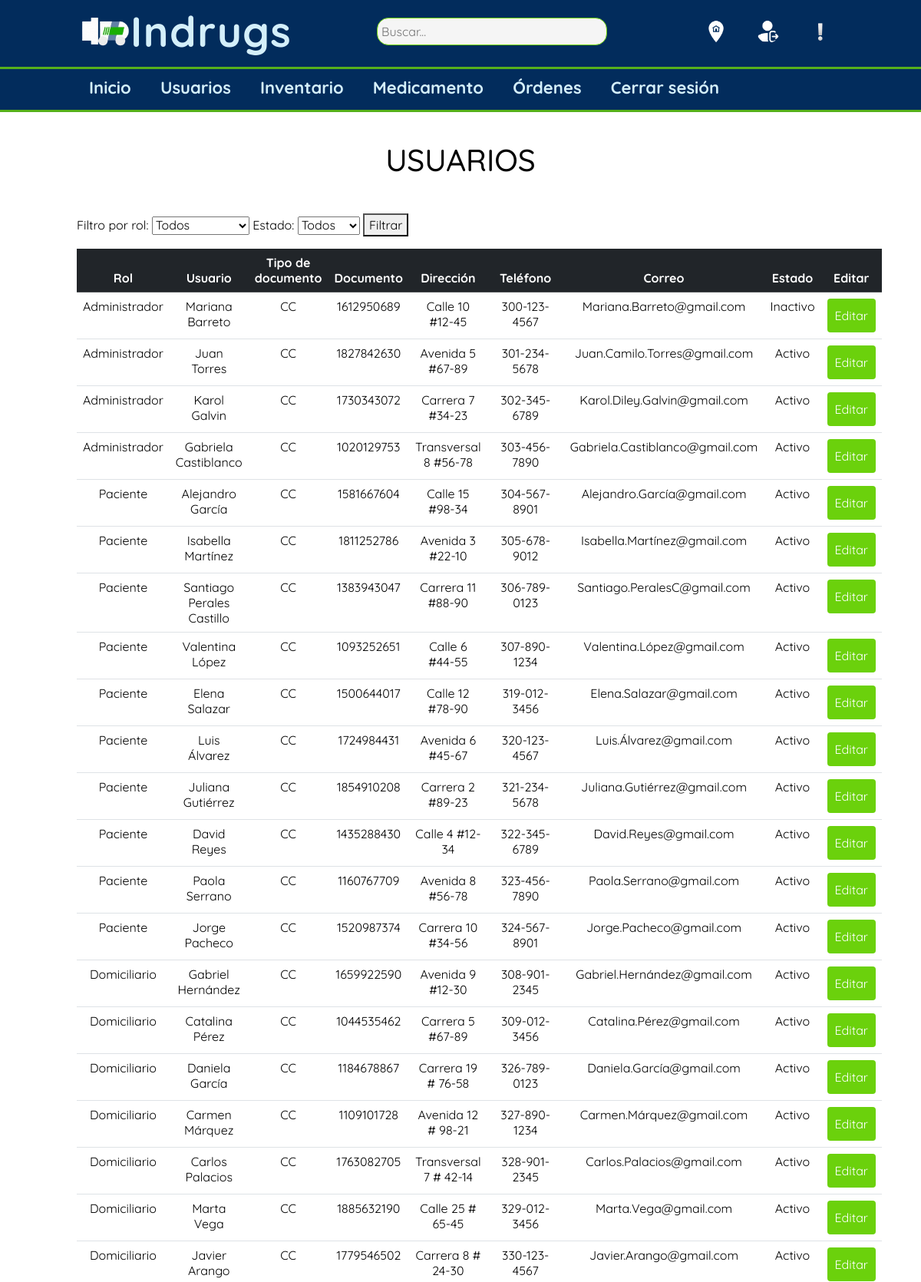
The app's page /INDRUGS_h/php/21.pagina_usuarios.php (signed in, upper part) with its own data.
### tables this page shows
CREATE TABLE `usuarios` (
  `ID_USUARIOS` int(11) NOT NULL,
  `NOMBRE_USUARIOS` varchar(100) NOT NULL,
  `TIPODOC_USUARIOS` enum('CC','TI','PPT') NOT NULL,
  `NUMDOC_USUARIOS` varchar(20) NOT NULL,
  `DIRECCION_USUARIOS` varchar(120) NOT NULL,
  `FORMULA_USUARIO` blob NOT NULL,
  `ESTADO_USUARIO` enum('ACTIVO','INACTIVO') NOT NULL DEFAULT 'ACTIVO',
  `TELEFONO_USUARIOS` varchar(20) NOT NULL,
  `CORREO_USUARIOS` varchar(100) NOT NULL,
  `CONTRASEÑA_USUARIOS` varchar(300) NOT NULL,
  `ID_ROLES_USUARIOS` int(11) NOT NULL
);

CREATE TABLE `roles` (
  `ID_ROLES` int(11) NOT NULL,
  `NOMBRE_ROL` varchar(45) NOT NULL
);

### INDRUGS_h/php/21.pagina_usuarios.php (the view, shortened to what this page needs)
<?php
    include("conexion.php");
    $sql = "SELECT
    u.ID_USUARIOS,
    r.NOMBRE_ROL,
    u.NOMBRE_USUARIOS,
    u.TIPODOC_USUARIOS,
    u.NUMDOC_USUARIOS,
    u.DIRECCION_USUARIOS,
    u.TELEFONO_USUARIOS,
    u.CORREO_USUARIOS,
    u.ESTADO_USUARIO
    FROM usuarios u
    JOIN roles r ON u.ID_ROLES_USUARIOS = r.ID_ROLES";
    $result= $conexion->query($sql);
    ?>
<!DOCTYPE html>
<html>
<head>
    <link href="https://cdn.jsdelivr.net/npm/bootstrap@5.3.3/dist/css/bootstrap.min.css" rel="stylesheet">
	<link rel="stylesheet" href="../css/1.estilos_pagina_inicio.css">
    <link rel="stylesheet" href="../css/menu_usuarios.css">
</head>
<body>
	<header class="cabeza_indrugs">
        <div class="contenedeor_cabeza logo_nav_items">
            <a href="#" class="logo"><img class="img_indrugs_logo" src="../imagenes/logo.png">Indrugs</a>
            <a href="#"><input type="search" placeholder="Buscar..." id="buscador"></a>
            <nav class="navegacion_1">
                <ul class="barra_1">
                    <li id="items_barra1"><a href="7.pagina_sobre_nosotros.html" id="enlaces_barra1"><img id="iconos"src="../Iconos/ubicacion.png"></a></li>
                     <li id="items_barra1"><a href="2.pagina_inicio_sesion.html" id="enlaces_barra1"><img id="iconos"src="../Iconos/icons8-cerrar-sesión-96.png"></a></li>
                     <li id="items_barra1"><a href="5.pagina_pqrs.html" id="enlaces_barra1"><img id="iconos"src="../Iconos/alerta.png"></a></li>
                 </ul>
             </nav>
         </div>
         <hr class="linea_separación">
         <div class="contenedeor_cabeza logo_nav_items">
             <nav class="menu">
                 <ul class="barra_2">
                     <li id="items_barra"><a id="enlaces_barra" href="../20.pagina_principal_administrador.html">Inicio</a></li>
                     <li id="items_barra"><a id="enlaces_barra" href="21.pagina_usuarios.php">Usuarios</a></li>
                     <li id="items_barra"><a id="enlaces_barra" href="17.pagina_inventario.php">Inventario</a></li>
                     <li id="items_barra"><a id="enlaces_barra" href="22.pagina_medicamento.php">Medicamento</a></li>
                     <li id="items_barra"><a id="enlaces_barra" href="18.pagina_orden_admin.php">Órdenes</a></li>
                     <li id="items_barra"><a id="enlaces_barra" href="../index.html">Cerrar sesión</a></li>
                 </ul>
             </nav>
        </div>
        <hr class="linea_separación">
    </header>
    <main class="cuerpo_indrugs">
        <div class="contenido">
            <h1 class="tabla_usuarios">USUARIOS</h1>
            <form method="POST" action="21.pagina_usuarios.php" id="registro" class="row mt-3 g-3 needs-validation">
                <section class="filtrar-usuarios">
                    <label for="filtro">Filtro por rol:</label>
                    <select name="filtro" id="filtro">
                        <option value="">Todos</option>
                    </select>
                <label for="estado">Estado:</label>
                <select name="estado" id="estado">
                    <option value="">Todos</option>
                </select>
                    <button type="submit" class="butn_filtro" >Filtrar</button>
                </section>
            </form>
            <?php  if($result->num_rows > 0){
                echo "<table id=\"tabla1\" class=\"table\">
                <thead class=\"table-dark\">
                    <tr>
                        <th>Rol</th>
                        <th>Usuario</th>
                        <th>Tipo de documento</th>
                        <th>Documento</th>
                        <th>Dirección</th>
                        <th>Teléfono</th>
                        <th>Correo</th>
                        <th>Estado</th>
                        <th>Editar</th>
                    </tr>
                </thead>
                <tbody>
                ";
                while ($row = $result->fetch_assoc()) {
                $estadoTexto = strtoupper($row['ESTADO_USUARIO']) === 'ACTIVO' ? 'Activo' : 'Inactivo';
                    echo "
                    <tr>
                        <td>{$row['NOMBRE_ROL']}</td>
                        <td>{$row['NOMBRE_USUARIOS']}</td>
                        <td>{$row['TIPODOC_USUARIOS']}</td>
                        <td>{$row['NUMDOC_USUARIOS']}</td>
                        <td>{$row['DIRECCION_USUARIOS']}</td>
                        <td>{$row['TELEFONO_USUARIOS']}</td>
                        <td>{$row['CORREO_USUARIOS']}</td>
                        <td>{$estadoTexto}</td>
                        <td><a href=\"actualizar_usuario.php?id={$row['ID_USUARIOS']}\"><button class=\"btn btn-primary\">Editar</button></a></td>
                        </tr>";
                } echo "</tbody></table>";
            } else {
                echo "No hay datos.";
                }?>
        </div>
    </main>
</body>
</html>

### INDRUGS_h/css/1.estilos_pagina_inicio.css (style rules this page uses)
html { scroll-behavior: smooth; }
body { font-family: Quicksand; margin: 0; }
.linea_separación { height: 0.2rem; background-color:#6bd10c; color: #6bd10c; margin-bottom: 0; opacity: 0.8; }
.contenedeor_cabeza { width: 100%; max-width: 1000px; margin: 0 auto; margin-bottom: -1%; }
.logo_nav_items { display: flex; justify-content: space-between; align-items: center; flex-wrap: wrap; }
.cabeza_indrugs { background-color: #022c5c; color:rgb(212, 239, 250); position: fixed; top: 0; width: 100%; z-index: 1000; }
.img_indrugs_logo { width: 65px; margin-top: 0px; margin-left: 5px; }
.logo { letter-spacing: 0.1rem; font-size: 55px; font-weight: 900; color:rgb(212, 239, 250); text-decoration: none; }
#buscador { background-color:#f5f5f5; width: 300px; border: solid 1px rgb(107, 209, 12); border-bottom: solid 1px rgb(107, 209, 12); padding: 5px 5px 5px 5px; outline: none; border-radius: 15px; }
#iconos { width:30px; margin-top: 0px; margin-left: 0px; border-radius: 70%; }
.navegacion_1 .barra_1 { margin: 0; padding: 0; list-style: none; font-size: 22px; font-weight: 700; width: 100%; }
.navegacion_1 .barra_1 #items_barra1 { display: inline-block; }
.navegacion_1 .barra_1 #items_barra1 #enlaces_barra1 { display: block; padding: 0.5rem 1rem; transition: all 0.4s linear; border-radius: 7px; }
.menu .barra_2 { margin: 0; padding: 0; list-style: none; font-size: 22px; font-weight: 700; width: 100%; }
.menu .barra_2 #items_barra { display: inline-block; }
.menu .barra_2 #items_barra #enlaces_barra { display: block; padding: 0.5rem 1rem; transition: all 0.4s linear; border-radius: 7px; color:rgb(212, 239, 250); text-decoration: none; }
.cuerpo_indrugs { padding-top: 10rem; background-color: rgb(255, 255, 255); font-family:Quicksand; color: rgb(0, 0, 0); }
.contenido { width: 100%; max-width: 1000px; margin: 0 auto; }
img { vertical-align: baseline; }

### INDRUGS_h/css/menu_usuarios.css (style rules this page uses)
html { font-family: quicksand; }
th { text-align: center; }
tbody td { text-align: center; }
.tabla_usuarios { text-align:center; }
.btn { width: 100%; padding: 10px; background-color: rgb(107, 209, 12); color: white; border: none; border-radius: 4px; cursor: pointer; font-size: 16px; }
h1 { text-align: center; margin-bottom: 3%; font-family: Quicksand; }

### records on screen
usuarios: ID_ROLES_USUARIOS.NOMBRE_ROL "Administrador", NOMBRE_USUARIOS "Mariana Barreto", TIPODOC_USUARIOS "CC", NUMDOC_USUARIOS "1612950689", DIRECCION_USUARIOS "Calle 10 #12-45", TELEFONO_USUARIOS "300-123-4567", CORREO_USUARIOS "Mariana.Barreto@gmail.com", ESTADO_USUARIO "Inactivo"
usuarios: ID_ROLES_USUARIOS.NOMBRE_ROL "Administrador", NOMBRE_USUARIOS "Juan Torres", TIPODOC_USUARIOS "CC", NUMDOC_USUARIOS "1827842630", DIRECCION_USUARIOS "Avenida 5 #67-89", TELEFONO_USUARIOS "301-234-5678", CORREO_USUARIOS "Juan.Camilo.Torres@gmail.com", ESTADO_USUARIO "Activo"
usuarios: ID_ROLES_USUARIOS.NOMBRE_ROL "Administrador", NOMBRE_USUARIOS "Karol Galvin", TIPODOC_USUARIOS "CC", NUMDOC_USUARIOS "1730343072", DIRECCION_USUARIOS "Carrera 7 #34-23", TELEFONO_USUARIOS "302-345-6789", CORREO_USUARIOS "Karol.Diley.Galvin@gmail.com", ESTADO_USUARIO "Activo"
usuarios: ID_ROLES_USUARIOS.NOMBRE_ROL "Administrador", NOMBRE_USUARIOS "Gabriela Castiblanco", TIPODOC_USUARIOS "CC", NUMDOC_USUARIOS "1020129753", DIRECCION_USUARIOS "Transversal 8 #56-78", TELEFONO_USUARIOS "303-456-7890", CORREO_USUARIOS "Gabriela.Castiblanco@gmail.com", ESTADO_USUARIO "Activo"
usuarios: ID_ROLES_USUARIOS.NOMBRE_ROL "Paciente", NOMBRE_USUARIOS "Alejandro García", TIPODOC_USUARIOS "CC", NUMDOC_USUARIOS "1581667604", DIRECCION_USUARIOS "Calle 15 #98-34", TELEFONO_USUARIOS "304-567-8901", CORREO_USUARIOS "Alejandro.García@gmail.com", ESTADO_USUARIO "Activo"
usuarios: ID_ROLES_USUARIOS.NOMBRE_ROL "Paciente", NOMBRE_USUARIOS "Isabella Martínez", TIPODOC_USUARIOS "CC", NUMDOC_USUARIOS "1811252786", DIRECCION_USUARIOS "Avenida 3 #22-10", TELEFONO_USUARIOS "305-678-9012", CORREO_USUARIOS "Isabella.Martínez@gmail.com", ESTADO_USUARIO "Activo"
usuarios: ID_ROLES_USUARIOS.NOMBRE_ROL "Paciente", NOMBRE_USUARIOS "Santiago Perales Castillo", TIPODOC_USUARIOS "CC", NUMDOC_USUARIOS "1383943047", DIRECCION_USUARIOS "Carrera 11 #88-90", TELEFONO_USUARIOS "306-789-0123", CORREO_USUARIOS "Santiago.PeralesC@gmail.com", ESTADO_USUARIO "Activo"
usuarios: ID_ROLES_USUARIOS.NOMBRE_ROL "Paciente", NOMBRE_USUARIOS "Valentina López", TIPODOC_USUARIOS "CC", NUMDOC_USUARIOS "1093252651", DIRECCION_USUARIOS "Calle 6 #44-55", TELEFONO_USUARIOS "307-890-1234", CORREO_USUARIOS "Valentina.López@gmail.com", ESTADO_USUARIO "Activo"
usuarios: ID_ROLES_USUARIOS.NOMBRE_ROL "Paciente", NOMBRE_USUARIOS "Elena Salazar", TIPODOC_USUARIOS "CC", NUMDOC_USUARIOS "1500644017", DIRECCION_USUARIOS "Calle 12 #78-90", TELEFONO_USUARIOS "319-012-3456", CORREO_USUARIOS "Elena.Salazar@gmail.com", ESTADO_USUARIO "Activo"
usuarios: ID_ROLES_USUARIOS.NOMBRE_ROL "Paciente", NOMBRE_USUARIOS "Luis Álvarez", TIPODOC_USUARIOS "CC", NUMDOC_USUARIOS "1724984431", DIRECCION_USUARIOS "Avenida 6 #45-67", TELEFONO_USUARIOS "320-123-4567", CORREO_USUARIOS "Luis.Álvarez@gmail.com", ESTADO_USUARIO "Activo"
usuarios: ID_ROLES_USUARIOS.NOMBRE_ROL "Paciente", NOMBRE_USUARIOS "Juliana Gutiérrez", TIPODOC_USUARIOS "CC", NUMDOC_USUARIOS "1854910208", DIRECCION_USUARIOS "Carrera 2 #89-23", TELEFONO_USUARIOS "321-234-5678", CORREO_USUARIOS "Juliana.Gutiérrez@gmail.com", ESTADO_USUARIO "Activo"
usuarios: ID_ROLES_USUARIOS.NOMBRE_ROL "Paciente", NOMBRE_USUARIOS "David Reyes", TIPODOC_USUARIOS "CC", NUMDOC_USUARIOS "1435288430", DIRECCION_USUARIOS "Calle 4 #12-34", TELEFONO_USUARIOS "322-345-6789", CORREO_USUARIOS "David.Reyes@gmail.com", ESTADO_USUARIO "Activo"
usuarios: ID_ROLES_USUARIOS.NOMBRE_ROL "Paciente", NOMBRE_USUARIOS "Paola Serrano", TIPODOC_USUARIOS "CC", NUMDOC_USUARIOS "1160767709", DIRECCION_USUARIOS "Avenida 8 #56-78", TELEFONO_USUARIOS "323-456-7890", CORREO_USUARIOS "Paola.Serrano@gmail.com", ESTADO_USUARIO "Activo"
usuarios: ID_ROLES_USUARIOS.NOMBRE_ROL "Paciente", NOMBRE_USUARIOS "Jorge Pacheco", TIPODOC_USUARIOS "CC", NUMDOC_USUARIOS "1520987374", DIRECCION_USUARIOS "Carrera 10 #34-56", TELEFONO_USUARIOS "324-567-8901", CORREO_USUARIOS "Jorge.Pacheco@gmail.com", ESTADO_USUARIO "Activo"
usuarios: ID_ROLES_USUARIOS.NOMBRE_ROL "Domiciliario", NOMBRE_USUARIOS "Gabriel Hernández", TIPODOC_USUARIOS "CC", NUMDOC_USUARIOS "1659922590", DIRECCION_USUARIOS "Avenida 9 #12-30", TELEFONO_USUARIOS "308-901-2345", CORREO_USUARIOS "Gabriel.Hernández@gmail.com", ESTADO_USUARIO "Activo"
usuarios: ID_ROLES_USUARIOS.NOMBRE_ROL "Domiciliario", NOMBRE_USUARIOS "Catalina Pérez", TIPODOC_USUARIOS "CC", NUMDOC_USUARIOS "1044535462", DIRECCION_USUARIOS "Carrera 5 #67-89", TELEFONO_USUARIOS "309-012-3456", CORREO_USUARIOS "Catalina.Pérez@gmail.com", ESTADO_USUARIO "Activo"
usuarios: ID_ROLES_USUARIOS.NOMBRE_ROL "Domiciliario", NOMBRE_USUARIOS "Daniela García", TIPODOC_USUARIOS "CC", NUMDOC_USUARIOS "1184678867", DIRECCION_USUARIOS "Carrera 19 # 76-58", TELEFONO_USUARIOS "326-789-0123", CORREO_USUARIOS "Daniela.García@gmail.com", ESTADO_USUARIO "Activo"
usuarios: ID_ROLES_USUARIOS.NOMBRE_ROL "Domiciliario", NOMBRE_USUARIOS "Carmen Márquez", TIPODOC_USUARIOS "CC", NUMDOC_USUARIOS "1109101728", DIRECCION_USUARIOS "Avenida 12 # 98-21", TELEFONO_USUARIOS "327-890-1234", CORREO_USUARIOS "Carmen.Márquez@gmail.com", ESTADO_USUARIO "Activo"
usuarios: ID_ROLES_USUARIOS.NOMBRE_ROL "Domiciliario", NOMBRE_USUARIOS "Carlos Palacios", TIPODOC_USUARIOS "CC", NUMDOC_USUARIOS "1763082705", DIRECCION_USUARIOS "Transversal 7 # 42-14", TELEFONO_USUARIOS "328-901-2345", CORREO_USUARIOS "Carlos.Palacios@gmail.com", ESTADO_USUARIO "Activo"
usuarios: ID_ROLES_USUARIOS.NOMBRE_ROL "Domiciliario", NOMBRE_USUARIOS "Marta Vega", TIPODOC_USUARIOS "CC", NUMDOC_USUARIOS "1885632190", DIRECCION_USUARIOS "Calle 25 # 65-45", TELEFONO_USUARIOS "329-012-3456", CORREO_USUARIOS "Marta.Vega@gmail.com", ESTADO_USUARIO "Activo"
usuarios: ID_ROLES_USUARIOS.NOMBRE_ROL "Domiciliario", NOMBRE_USUARIOS "Javier Arango", TIPODOC_USUARIOS "CC", NUMDOC_USUARIOS "1779546502", DIRECCION_USUARIOS "Carrera 8 # 24-30", TELEFONO_USUARIOS "330-123-4567", CORREO_USUARIOS "Javier.Arango@gmail.com", ESTADO_USUARIO "Activo"
